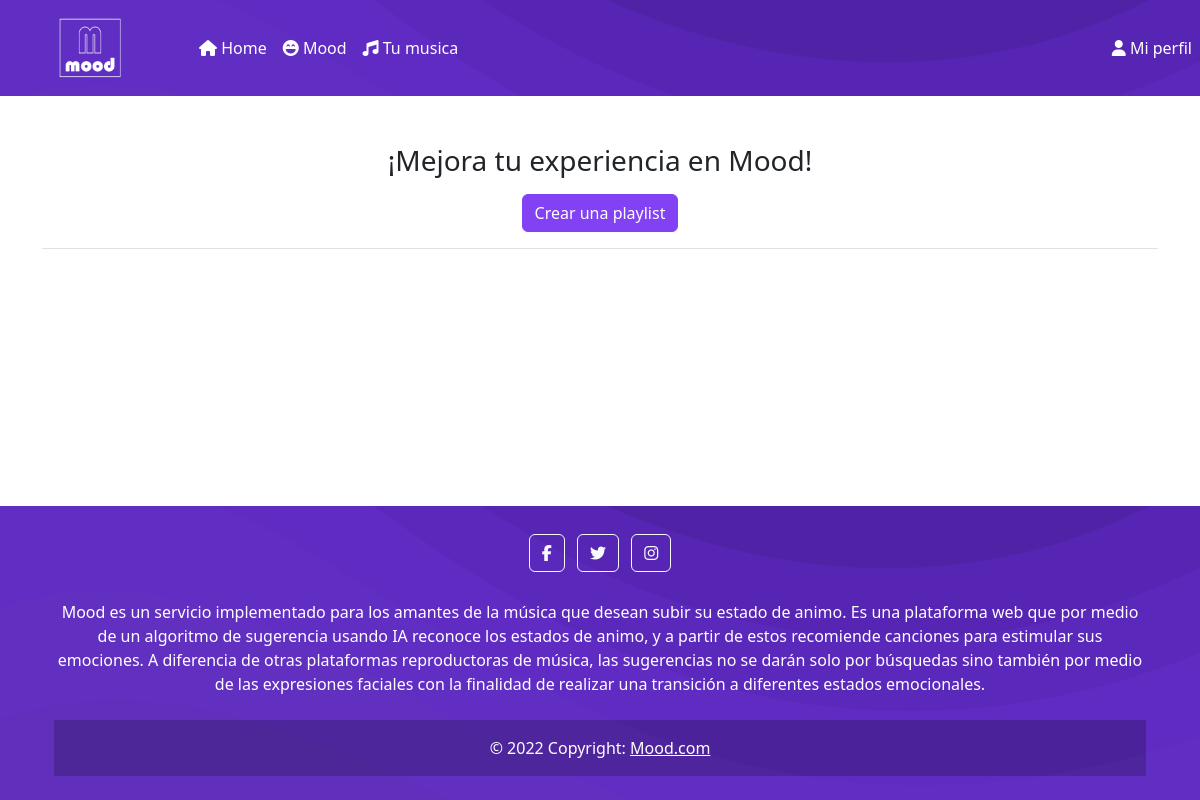
Before: /tuMusica/ (signed in) with the older database file.
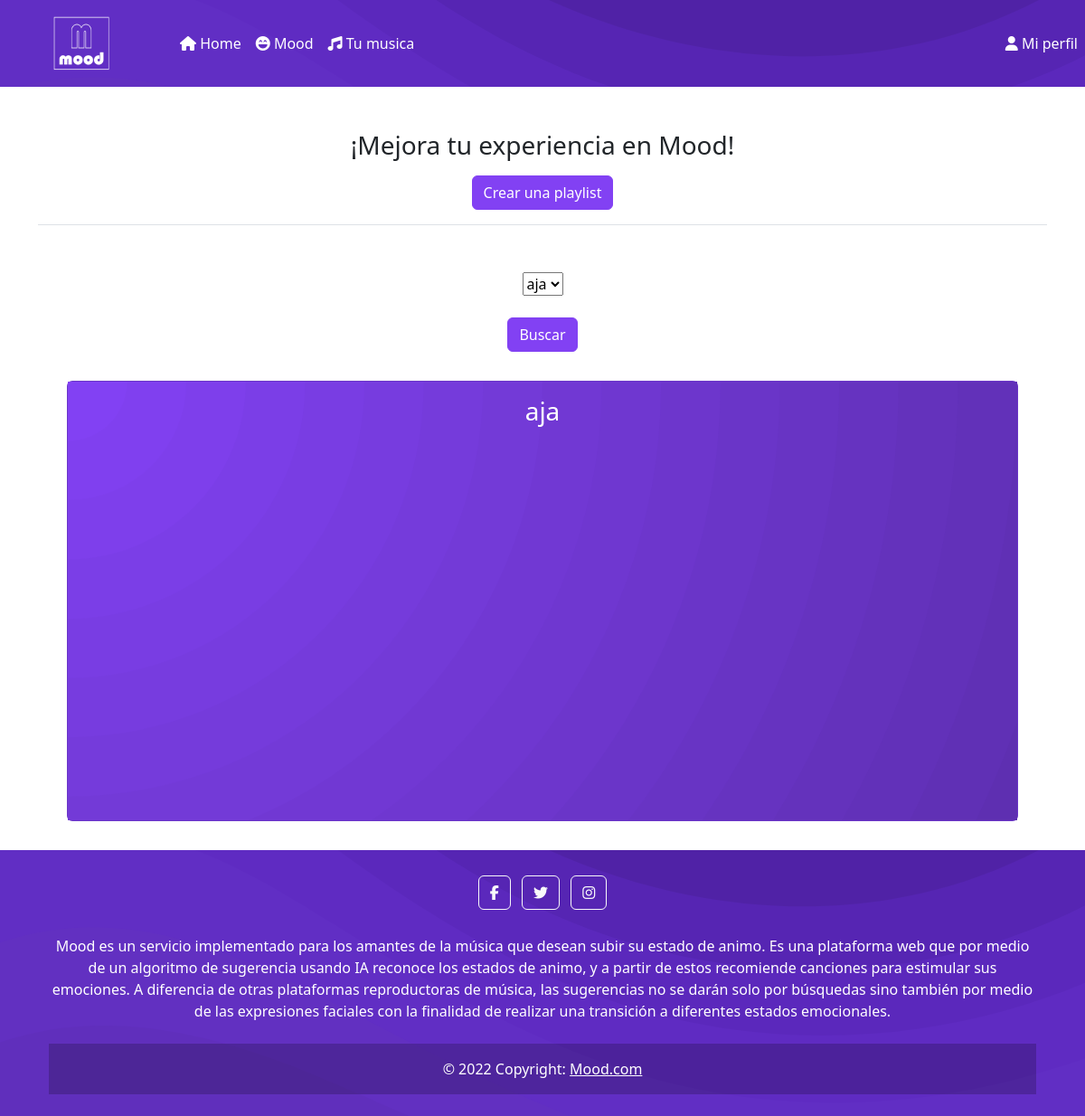
After: the same page with the newer database file.
### main/models.py (models this page shows)
class Playlist(models.Model):
    id_perfil=models.ForeignKey(Perfil,null=False,blank=False,on_delete=models.CASCADE)
    nombre=models.CharField(max_length=25, null=False,blank=False)
    class Meta:
        verbose_name = "playlist"
        verbose_name_plural = "playlists"
        db_table = "playlist"
    def __str__(self):
        return (self.nombre)

### main/views.py (the view, shortened to what this page needs)
# urls.py: path('tuMusica/',views.tuMusica_page, name='tuMusica'),
@login_required(login_url='/login/')
def tuMusica_page(request):
    showPlaylist = ""
    songsPlaylistDefault = [] #Lista para guardar las canciones
    idPerfil = Perfil.objects.get(usuario=request.user) #Obtener usuario
    playlists = Playlist.objects.filter(id_perfil = idPerfil).order_by('nombre').values().exclude(nombre = "ultima") #Cogemos las playlist de este usuario
    if(len(playlists) >= 1):
        playlistToShow = playlists[0] #Cogemos la primera playlist
        playlistListen = Playlist_Cancion.objects.filter(id_playlist = playlistToShow['id']) #Buscamos las canciones que estan dentro de la playlist
        showPlaylist = Playlist.objects.get(id = playlistToShow['id']) #Cogemos el nombre de la playlist
    context = {'playlistToListen':showPlaylist, 'songsPlaylist': songsPlaylistDefault, 'playlists': playlists}
    return render(request, template_name='tuMusica.html', context=context)

### main/templates/tuMusica.html (shortened to what this page needs)
{% extends 'base.html' %}
{% block content %}
    <section class="jumbotron text-center">
        <div class="container pt-5 border-bottom" >
            <h3>¡Mejora tu experiencia en Mood!</h3>
            <p class="mb-2">
                <a class="miboton btn btn-primary my-2" data-bs-toggle="collapse" href="#collapseExample" role="button" aria-expanded="false" aria-controls="collapseExample">Crear una playlist</a>
            </p>
        </div>
        <br>
    </section>
    <br>
    {% if playlistToListen %}
    <div class="container">
        <form class="form" method="POST">
            <div class="px-4 my-1">
                <div class="row">
                    <div class="text-center">
                        <div class="col" >
                            <select name="playlistToListen" class="selectpicker" data-width="100%"  title="Seleccione tu playlist..." aria-label="" data-actions-box="true" data-live-search="true" data-size="10">
                                {% for playlist in playlists %}
                                    <option value="{{ playlist.id }}">{{ playlist.nombre }}</option>
                                {% endfor %}
                            </select>
                        </div>
                        <br>
                        <div class="col">
                            <button class="miboton btn btn-primary"  type="submit"> Buscar</button>
                        </div>
                    </div>
                </div>
            </div>
        </form>
    </div>
    <div>
        <div class="col" style="margin: 2em;">
            <div class="card text-center" style="background-color: #8241F3;">
                <div class="card-body card1">
                    <h3 class="card-title" style="color: #FFF; margin-bottom: 20px;" >{{ playlistToListen }}</h3>
                    <div class="songs-container" style="height: 400px; overflow: auto;">
                    </div>
                </div>
            </div>
        </div>
    </div>
    {% endif %}
{% endblock %}

### main/templates/base.html (shortened to what this page needs)
<!doctype html>
<html lang="en">
    <head>
        <link href="https://cdn.jsdelivr.net/npm/bootstrap@5.2.0/dist/css/bootstrap.min.css" rel="stylesheet">
        <link rel="stylesheet" href="https://unpkg.com/@trevoreyre/autocomplete-js/dist/style.css"/>
        <link rel="stylesheet" href="https://cdnjs.cloudflare.com/ajax/libs/bootstrap-select/1.14.0-beta2/css/bootstrap-select.min.css"
 />
    </head>
    <body  class="d-flex flex-column min-vh-100" id="body" style=" background-color: #fff">
        {% include 'includes/navbar.html' %}
        <div class="container">
        {% block content %}
        {% endblock %}
        </div>
        {% include 'includes/footer.html' %}
    </body>
</html>

### main/templates/includes/navbar.html (shortened to what this page needs)
<nav class="navbar navbar-expand-md navbar-dark " >
    {% if MOOD %}
        <button type="button" class="navbar-brand" data-bs-toggle="modal" data-bs-target="#satisfactionForm" style="padding-left: 15px; border: none; background-color: transparent;" id="btn-logo"><img src="../../../static/logoW.png" alt="Logo" style="width: 90px; margin-left: 30px; margin-top: -10px; margin-bottom: -10px;"></button>
    {% else %}
        <a class="navbar-brand" href="{% url 'home' %}" style="padding-left: 15px;"><img src="../../../static/LogoBlancoMood.png" alt="Logo" style="width: 90px; margin-left: 30px; margin-top: -10px; margin-bottom: -10px;"></a>
    {% endif %}
    <div class="collapse navbar-collapse" id="navbarNav" style="padding-left: 25px;">
        <ul class="navbar-nav me-auto text-white">
            <li class="nav-item">
                {% if MOOD %}
                    <button type="button" class="nav-link" data-bs-toggle="modal" data-bs-target="#satisfactionForm" id="btn-home" style="border: none; background-color: transparent;"><i class="fas fa-home"></i> Home</button>
                {% else %}
                    <a class="nav-link" href="{% url 'home' %}"><i class="fas fa-home"></i> Home</a>
                {% endif %}
            </li>
            <li class="nav-item">
                {% if MOOD %}
                    <button type="button" class="nav-link" data-bs-toggle="modal" data-bs-target="#satisfactionForm" id="btn-mood" style="border: none; background-color: transparent;"><i class="fas fa-laugh-beam"></i> Mood</button>
                {% else %}
                    <a class="nav-link" href="{% url 'mood' %}"><i class="fas fa-laugh-beam"></i> Mood</a>
                {% endif %}
            </li>
            <li class="nav-item">
                {% if MOOD %}
                    <button type="button" class="nav-link" data-bs-toggle="modal" data-bs-target="#satisfactionForm" id="btn-tmu" style="border: none; background-color: transparent;"><i class="fas fa-music"></i> Tu musica</button>
                {% else %}
                    <a class="nav-link" href="{% url 'tuMusica' %}"><i class="fas fa-music"></i> Tu musica</a>
                {% endif %}
            </li>
        </ul>
        <ul class="navbar-nav">
            <li class="nav-item">
                {% if MOOD %}
                    <button type="button" class="nav-link" data-bs-toggle="modal" data-bs-target="#satisfactionForm" id="btn-perf" style="border: none; background-color: transparent;"><i class="fas fa-user"></i> Mi perfil</button>
                {% else %}
                    <a class="nav-link" href="{% url 'miPerfil' %}"><i class="fas fa-user"></i> Mi perfil</a>
                {% endif %}
            </li>
        </ul>
    </div>
</nav>

### main/templates/includes/footer.html (shortened to what this page needs)
<footer class="text-center text-white mt-auto" >
  <div class="container p-4">
    <section class="mb-4">
      <a class="btn btn-outline-light btn-floating m-1" target="_blank" href="https://www.facebook.com/Mood-110982605057939/" role="button"><i class="fab fa-facebook-f"></i></a>
      <a class="btn btn-outline-light btn-floating m-1" target="_blank" href="https://twitter.com/ApplicationMood" role="button"  ><i class="fab fa-twitter"></i></a>
      <a class="btn btn-outline-light btn-floating m-1" target="_blank" href="https://www.instagram.com/mood_application/" role="button"  ><i class="fab fa-instagram"></i></a>
    </section>
    <section class="mb-4">
      <p>
        Mood es un servicio implementado para los amantes de la música que desean subir su estado de animo. Es una plataforma web que por medio de un algoritmo de sugerencia usando IA reconoce los estados de animo, y a partir de estos recomiende canciones para estimular sus emociones. A diferencia de otras plataformas reproductoras de música, las sugerencias no se darán solo por búsquedas sino también por medio de las expresiones faciales con la finalidad de realizar una transición a diferentes estados emocionales.
      </p>
    </section>
    <div class="text-center p-3" style="background-color: rgba(0, 0, 0, 0.2);">
      © 2022 Copyright: <a class="text-white" href="">Mood.com</a>
    </div>
  </div>
</footer>

### main/templates/includes/navbar.html (style rules this page uses)
nav { background-color: #5E2FB1; background-attachment: local; background-size: cover; }
.nav-link { color: white; }

### main/templates/tuMusica.html (style rules this page uses)
.miboton { background-color:#8241F3 ; border-color: #8241F3; }
.card1 { background-color: #5E2FB1; background-attachment: local; background-size: cover; }

### main/templates/includes/footer.html (style rules this page uses)
footer { background-color: #5E2FB1; background-attachment: local; background-size: cover; }

### main/templates/includes/player.html (style rules this page uses)
p { margin: 0; }

Changed rows visible on the page:
added Playlist: nombre "aja"
Other visible differences:
form field playlistToListen: (not shown) → "aja"
text now shown: "Buscar"
